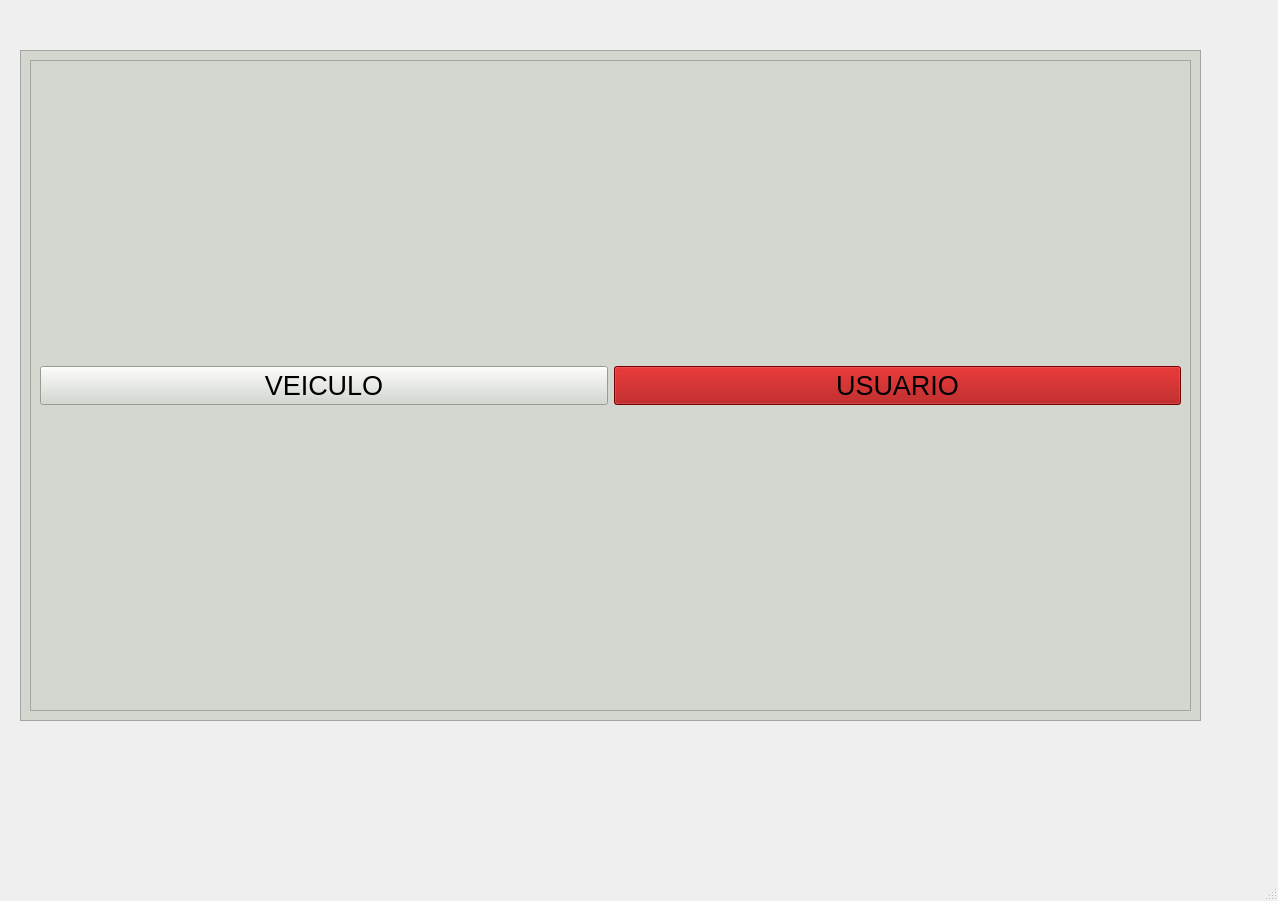
<?xml version="1.0" encoding="UTF-8"?>
<ui version="4.0">
 <class>MainWindow</class>
 <widget class="QMainWindow" name="MainWindow">
  <property name="geometry">
   <rect>
    <x>0</x>
    <y>0</y>
    <width>1278</width>
    <height>901</height>
   </rect>
  </property>
  <property name="windowTitle">
   <string>MainWindow</string>
  </property>
  <widget class="QWidget" name="centralwidget">
   <widget class="QFrame" name="frame_2">
    <property name="geometry">
     <rect>
      <x>20</x>
      <y>50</y>
      <width>1181</width>
      <height>671</height>
     </rect>
    </property>
    <property name="styleSheet">
     <string notr="true">background-color: rgb(211, 215, 207);</string>
    </property>
    <property name="frameShape">
     <enum>QFrame::StyledPanel</enum>
    </property>
    <property name="frameShadow">
     <enum>QFrame::Raised</enum>
    </property>
    <layout class="QGridLayout" name="gridLayout">
     <item row="0" column="0" colspan="2">
      <widget class="QFrame" name="frame_3">
       <property name="styleSheet">
        <string notr="true">background-color: rgb(211, 215, 207);
color: rgb(0, 0, 0);
</string>
       </property>
       <property name="frameShape">
        <enum>QFrame::StyledPanel</enum>
       </property>
       <property name="frameShadow">
        <enum>QFrame::Raised</enum>
       </property>
       <layout class="QHBoxLayout" name="horizontalLayout">
        <item>
         <widget class="QPushButton" name="pushButton_5">
          <property name="font">
           <font>
            <pointsize>20</pointsize>
           </font>
          </property>
          <property name="styleSheet">
           <string notr="true">background-color: rgb(211, 215, 207);</string>
          </property>
          <property name="text">
           <string>VEICULO</string>
          </property>
         </widget>
        </item>
        <item>
         <widget class="QPushButton" name="pushButton_4">
          <property name="font">
           <font>
            <pointsize>20</pointsize>
           </font>
          </property>
          <property name="styleSheet">
           <string notr="true">background-color: rgb(186, 189, 182);
background-color: rgb(164, 0, 0);</string>
          </property>
          <property name="text">
           <string>USUARIO</string>
          </property>
         </widget>
        </item>
       </layout>
      </widget>
     </item>
    </layout>
   </widget>
  </widget>
  <widget class="QMenuBar" name="menubar">
   <property name="geometry">
    <rect>
     <x>0</x>
     <y>0</y>
     <width>1278</width>
     <height>22</height>
    </rect>
   </property>
  </widget>
  <widget class="QStatusBar" name="statusbar"/>
 </widget>
 <resources/>
 <connections/>
</ui>
